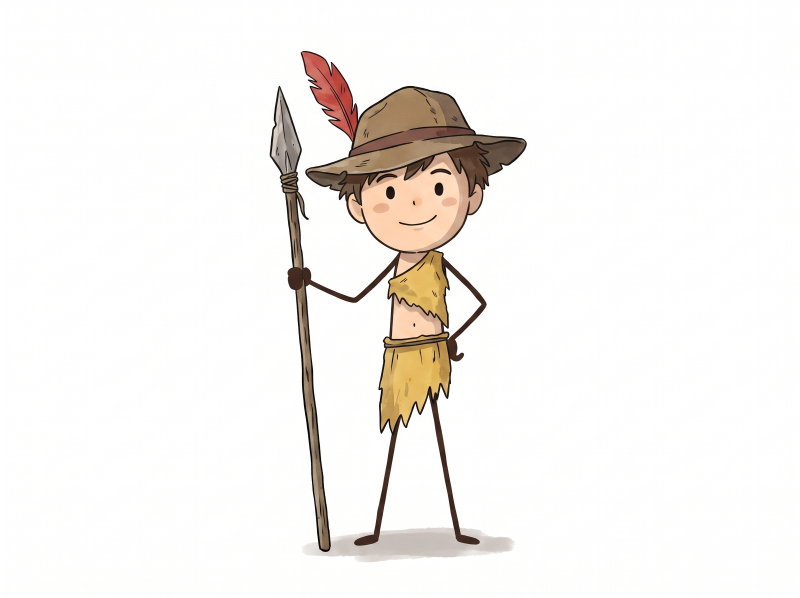
#> input picture russia/character_reference.png, 2400 x 1792 px, given in place of thumb_reference.jpg, which was not available (shown at 1/3 size); the run also reads 1 picture not shown here
$ python thumbs3.py
#> lines starting #> are read from the running program, lines starting #| are printed output that depends on the picture
### israel/video/render_text.py
import os
from functools import lru_cache
from PIL import Image, ImageDraw, ImageFont, ImageFilter
import numpy as np

HERE = os.path.dirname(os.path.abspath(__file__))
ASSETS = os.environ.get('RU_ASSETS', os.path.join(HERE, 'assets'))

@lru_cache(maxsize=64)
def font(name, size):
    return ImageFont.truetype(os.path.join(ASSETS, name + '.ttf'), int(size))

@lru_cache(maxsize=512)
def text_img(text, fname, size, fill, stroke, sw, gradient=None, shadow=True):
    """Text with outline + soft drop shadow. gradient=(top, bottom) colours overrides fill."""
    f = font(fname, size)
    pad = sw + 12
    l, t, r, b = f.getbbox(text, stroke_width=sw)
    w, h = r - l + 2 * pad, b - t + 2 * pad
    im = Image.new('RGBA', (w, h), (0, 0, 0, 0))
    d = ImageDraw.Draw(im)
    xy = (pad - l, pad - t)
    if gradient:
        d.text(xy, text, font=f, fill=stroke, stroke_width=sw, stroke_fill=stroke)
        m = Image.new('L', (w, h), 0); ImageDraw.Draw(m).text(xy, text, font=f, fill=255)
        g = np.zeros((h, w, 4), np.uint8)
        top, bot = np.array(gradient[0], float), np.array(gradient[1], float)
        y0, y1 = pad, h - pad
        k = np.clip((np.arange(h) - y0) / max(1, y1 - y0), 0, 1)[:, None]
        g[..., :3] = (top * (1 - k) + bot * k)[:, None, :].repeat(w, 1).astype(np.uint8).transpose(0, 1, 2)
        g[..., 3] = 255
        im.paste(Image.fromarray(g, 'RGBA'), (0, 0), m)
    else:
        d.text(xy, text, font=f, fill=fill, stroke_width=sw, stroke_fill=stroke)
    if shadow:
        sh = Image.new('RGBA', (w + 8, h + 10), (0, 0, 0, 0))
        a = im.getchannel('A').point(lambda v: v * 0.55)
        sh.paste((0, 0, 0, 255), (4, 8), a)
        sh = sh.filter(ImageFilter.GaussianBlur(4))
        sh.alpha_composite(im, (0, 0))
        im = sh
    return im

### russia/video/icons.py
"""Small cartoon icons drawn in code (no emoji, no clip-art), in the reference video's flat style.
Every function returns an RGBA PIL image roughly `s` pixels tall."""
import math
from functools import lru_cache
from PIL import Image, ImageDraw, ImageFilter

SS = 3   # supersampling
INK = (40, 28, 22, 255)
WHITE = (255, 255, 255, 255)
RED = (214, 52, 40, 255)
GOLD = (246, 196, 52, 255)
SKIN = (246, 211, 178, 255)

def _canvas(w, h):
    im = Image.new('RGBA', (w * SS, h * SS), (0, 0, 0, 0))
    return im, ImageDraw.Draw(im)

def _done(im, w, h):
    return im.resize((w, h), Image.LANCZOS)

def _P(pts, k):
    return [(x * k, y * k) for x, y in pts]

# [26 lines left out: functions castle, flag, not called in this run]

FLAGS = {
    'fr': (((0, 85, 164, 255), WHITE, (239, 65, 53, 255)), True),
    'ru': ((WHITE, (0, 57, 166, 255), (213, 43, 30, 255)), False),
    'pl': ((WHITE, (220, 20, 60, 255)), False),
    'at': (((200, 16, 46, 255), WHITE, (200, 16, 46, 255)), False),
    'it': (((0, 146, 70, 255), WHITE, (206, 43, 55, 255)), True),
    'de': (((20, 20, 20, 255), (221, 0, 0, 255), (255, 206, 0, 255)), False),
    'prussia': (((20, 20, 20, 255), WHITE), False),
    'se': (((0, 106, 167, 255), (254, 204, 0, 255), (0, 106, 167, 255)), False),
    'su': (((204, 0, 0, 255),), False),
}

def badge(s, who):
    """Round portrait badge (white ring) with a simple cartoon bust."""
    im, d = _canvas(s, s); k = SS * s / 100.0
    bgc = {'napoleon': (52, 84, 160, 255), 'tsar': (150, 40, 45, 255), 'kutuzov': (40, 105, 70, 255),
           'hitler': (90, 90, 90, 255), 'stalin': (150, 40, 45, 255), 'charles': (40, 90, 150, 255)}.get(who, (80, 80, 80, 255))
    d.ellipse(_P([(2, 2), (98, 98)], k), fill=WHITE)
    d.ellipse(_P([(8, 8), (92, 92)], k), fill=bgc)
    mask = Image.new('L', im.size, 0); ImageDraw.Draw(mask).ellipse(_P([(8, 8), (92, 92)], k), fill=255)
    bust = Image.new('RGBA', im.size, (0, 0, 0, 0)); b = ImageDraw.Draw(bust)
    coat = {'napoleon': (30, 45, 100, 255), 'tsar': (30, 70, 40, 255), 'kutuzov': (30, 70, 40, 255),
            'hitler': (110, 100, 70, 255), 'stalin': (180, 170, 130, 255), 'charles': (30, 50, 110, 255)}.get(who, INK)
    b.ellipse(_P([(18, 70), (82, 120)], k), fill=coat, outline=INK, width=int(3 * k))          # shoulders
    if who in ('napoleon', 'tsar', 'kutuzov'):
        b.polygon(_P([(42, 72), (50, 84), (58, 72)], k), fill=WHITE)                       # collar
        b.rectangle(_P([(20, 76), (30, 80)], k), fill=GOLD); b.rectangle(_P([(70, 76), (80, 80)], k), fill=GOLD)
    b.ellipse(_P([(33, 30), (67, 70)], k), fill=SKIN, outline=INK, width=int(3 * k))          # head
    hair = {'napoleon': (70, 45, 30, 255), 'kutuzov': (235, 235, 235, 255), 'tsar': (160, 120, 70, 255),
            'hitler': (40, 30, 25, 255), 'stalin': (40, 30, 25, 255), 'charles': (130, 90, 50, 255)}.get(who, INK)
    if who == 'napoleon':
        b.pieslice(_P([(14, 6), (86, 52)], k), 180, 360, fill=(25, 25, 30, 255), outline=INK, width=int(3 * k))  # bicorne
        b.ellipse(_P([(46, 22), (56, 32)], k), fill=(220, 40, 40, 255), outline=WHITE, width=int(2 * k))
        b.polygon(_P([(38, 36), (50, 34), (44, 46)], k), fill=hair)                          # forelock
    elif who == 'tsar':
        b.pieslice(_P([(32, 22), (68, 48)], k), 180, 360, fill=hair)
        b.polygon(_P([(36, 28), (36, 14), (43, 22), (50, 10), (57, 22), (64, 14), (64, 28)], k), fill=GOLD, outline=INK, width=int(2 * k))
    elif who == 'kutuzov':
        b.pieslice(_P([(31, 24), (69, 52)], k), 180, 360, fill=hair)
        b.ellipse(_P([(52, 44), (60, 52)], k), fill=INK); b.line(_P([(40, 38), (66, 50)], k), fill=INK, width=int(2 * k))
    elif who == 'hitler':
        b.pieslice(_P([(31, 24), (69, 50)], k), 180, 330, fill=hair)
        b.rectangle(_P([(46, 58), (54, 61)], k), fill=hair)
    elif who == 'stalin':
        b.pieslice(_P([(31, 22), (69, 50)], k), 180, 360, fill=hair)
        b.ellipse(_P([(40, 54), (60, 61)], k), fill=hair)
    elif who == 'charles':
        b.pieslice(_P([(28, 22), (72, 64)], k), 180, 360, fill=hair)
    if who != 'kutuzov':
        b.ellipse(_P([(41, 46), (45, 50)], k), fill=INK)
    b.ellipse(_P([(55, 46), (59, 50)], k), fill=INK) if who != 'kutuzov' else None
    b.arc(_P([(43, 52), (57, 62)], k), 20, 160, fill=INK, width=int(2 * k))
    from PIL import ImageChops
    bust.putalpha(ImageChops.multiply(bust.getchannel('A'), mask))
    im.alpha_composite(bust)
    d.ellipse(_P([(6, 6), (94, 94)], k), outline=WHITE, width=int(4 * k))
    return _done(im, s, s)

# [8 lines left out: function flame, not called in this run]

def xmark(s):
    im, d = _canvas(s, s); k = SS * s / 100.0
    for a, b in (((14, 14), (86, 86)), ((86, 14), (14, 86))):
        d.line(_P([a, b], k), fill=WHITE, width=int(30 * k))
    for a, b in (((18, 18), (82, 82)), ((82, 18), (18, 82))):
        d.line(_P([a, b], k), fill=RED, width=int(20 * k))
    return _done(im, s, s)

# [154 lines left out: functions crown, soldier, army, snowflake, sun, germ and 11 more, not called in this run]

def question(s):
    from render_text import text_img
    return text_img('?', 'luckiest', s, (255, 214, 64), (70, 40, 10), max(3, s // 14))

@lru_cache(maxsize=256)
def get(kind, s):
    s = int(s)
    if kind.startswith('flag-'):
        st, v = FLAGS[kind[5:]]
        return flag(s, st, v)
    if kind.startswith('badge-'): return badge(s, kind[6:])
    if kind.startswith('army-'):
        coat = {'fr': (40, 70, 170, 255), 'ru': (40, 110, 60, 255), 'de': (110, 110, 100, 255), 'su': (120, 110, 60, 255),
                'se': (40, 90, 170, 255)}[kind[5:]]
        return army(s, coat)
    fn = {'castle': castle, 'xmark': xmark, 'crown': crown, 'snow': snowflake, 'sun': sun, 'germ': germ, 'bowl': bowl,
          'horseshoe': horseshoe, 'skull': skull, 'house': house, 'wheat': wheat, 'bridge': bridge, 'burst': burst,
          'cannon': cannon, 'hourglass': hourglass, 'envelope': envelope, 'key': key, 'question': question,
          'flame': flame}[kind]
    return fn(s)

### ottoman/video/guide.py
"""Motion rig for the user's character. The drawing is never redrawn or reshaped: the cut-out is split
into two untouched layers (the spear, and everything else) so the spear can tilt around the grip, and the
whole figure can sway, hop, lean and bounce in time with the voice."""
import math, os
from functools import lru_cache
import numpy as np
from PIL import Image, ImageDraw, ImageChops, ImageFilter

HERE = os.path.dirname(os.path.abspath(__file__))
ASSETS = os.environ.get('RU_ASSETS', os.path.join(HERE, 'assets'))
HAND = (92, 690)       # grip, in guide.png pixels
FEET = (300, 1500)     # sway pivot

def spear_line_x(y):
    return 56 + (y - 110) * 0.082

# [24 lines left out: functions spear_mask, refine, not called in this run]

@lru_cache(maxsize=4)
def layers(h):
    g = Image.open(os.path.join(ASSETS, 'guide.png')).convert('RGBA')
    a = g.getchannel('A')
    global SHADOW
    c = np.asarray(g.convert('RGB')).astype(int)
    SHADOW = (c.min(axis=2) > 150) & (c.max(axis=2) - c.min(axis=2) < 30)
    m = refine(spear_mask(g.size), a)
    spear = g.copy(); spear.putalpha(ImageChops.multiply(a, m))
    body = g.copy(); body.putalpha(ImageChops.multiply(a, ImageChops.invert(m)))
    k = h / g.height
    sz = (int(g.width * k), h)
    return spear.resize(sz, Image.LANCZOS), body.resize(sz, Image.LANCZOS), k

PAD = 0.45   # canvas padding (fraction of height) so rotated parts never clip

@lru_cache(maxsize=160)
def pose(h, spear_deg=0.0, lean_deg=0.0):
    """Compose the figure with the spear tilted `spear_deg` (positive = tip toward the left/map) and the whole
    figure leaning `lean_deg` around the feet. Returns (image, feet_xy_in_image)."""
    spear, body, k = layers(h)
    p = int(PAD * h)
    W, H = body.width + 2 * p, body.height + p
    can = Image.new('RGBA', (W, H), (0, 0, 0, 0))
    hx, hy = HAND[0] * k + p, HAND[1] * k + p * 0.5
    sl = Image.new('RGBA', (W, H), (0, 0, 0, 0)); sl.alpha_composite(spear, (p, int(p * 0.5)))
    if abs(spear_deg) > 0.05:
        sl = sl.rotate(spear_deg, resample=Image.BICUBIC, center=(hx, hy))
    can.alpha_composite(sl)
    can.alpha_composite(body, (p, int(p * 0.5)))
    fx, fy = FEET[0] * k + p, FEET[1] * k + p * 0.5
    if abs(lean_deg) > 0.05:
        can = can.rotate(lean_deg, resample=Image.BICUBIC, center=(fx, fy))
    return can, (fx, fy)

### russia/video/thumbs3.py
"""Five versions of the user's reference thumbnail, each with one addition from the video."""
import os, sys
sys.path.insert(0, os.path.dirname(os.path.abspath(__file__)))
import icons, guide
from render_text import text_img
from PIL import Image, ImageFilter
HERE = os.path.dirname(os.path.abspath(__file__))
OUT = os.path.join(HERE, '..', 'thumbnails')
YEL = ((255, 232, 92), (250, 168, 28)); STROKE = (40, 18, 4)

def base():
    im = Image.open(os.path.join(HERE, 'assets', 'thumb_reference.jpg')).convert('RGB')
#> im is the input picture: PIL image 2400x1792 RGB; mean R, G, B 245.2, 242.3, 239.6
    w = int(im.height * 16 / 9)                       # 16:9, keep the left (the figure) and most of the map
#> w = 3185
    im = im.crop((0, 0, w, im.height)).resize((1280, 720), Image.LANCZOS)
#> im: PIL image 1280x720 RGB
    return im.convert('RGBA')

def text(im, s, cx, cy, size, color=YEL, maxw=None):
    t = text_img(s, 'luckiest', size, None if color == YEL else color, STROKE, max(6, size // 13),
                 gradient=YEL if color == YEL else None)
#> in text_img, `im = Image.new('RGBA', (w, h), (0, 0, 0, 0))`: im: PIL image 480x125 RGBA; every value is 0
#> in text_img, `sh = Image.new('RGBA', (w + 8, h + 10), (0, 0, 0, 0))`: sh: PIL image 488x135 RGBA; every value is 0
    if maxw and t.width > maxw: t = t.resize((maxw, int(t.height * maxw / t.width)), Image.LANCZOS)
    im.alpha_composite(t, (int(cx - t.width / 2), int(cy - t.height / 2)))
#> im: PIL image 1280x720 RGBA
#> in text_img (call 2), `im = Image.new('RGBA', (w, h), (0, 0, 0, 0))`: im: PIL image 663x177 RGBA; every value is 0
#> in text_img (call 2), `m = Image.new('L', (w, h), 0)`: m: PIL image 663x177 L; every value is 0
#> in text_img (call 2), `sh = Image.new('RGBA', (w + 8, h + 10), (0, 0, 0, 0))`: sh: PIL image 671x187 RGBA; every value is 0

def paste(im, sprite, cx, cy):
    im.alpha_composite(sprite, (int(cx - sprite.width / 2), int(cy - sprite.height / 2)))

def save(im, name):
#> called with name = 'refmod_1_not_the_winter.jpg'
    im.convert('RGB').save(os.path.join(OUT, name), quality=95); print('wrote', name)
#| wrote refmod_1_not_the_winter.jpg

# 1. NOT THE WINTER
im = base(); text(im, 'NOT THE', 975, 530, 96, (255, 255, 255)); text(im, 'WINTER', 975, 630, 150, maxw=580)
save(im, 'refmod_1_not_the_winter.jpg')

# 2. IMPOSSIBLE TO CONQUER
im = base(); text(im, 'IMPOSSIBLE', 975, 545, 120, maxw=590); text(im, 'TO CONQUER', 975, 652, 96, (255, 255, 255), maxw=520)
#> call 3 of text_img, with text = 'IMPOSSIBLE', fname = 'luckiest', size = 120, stroke = (40, 18, 4), sw = 9, gradient = ((255, 232, 92), (250, 168, 28)), shadow = True
#> in text_img (call 3), `im = Image.new('RGBA', (w, h), (0, 0, 0, 0))`: im: PIL image 778x151 RGBA; every value is 0
#> in text_img (call 3), `m = Image.new('L', (w, h), 0)`: m: PIL image 778x151 L; every value is 0
#> in text_img (call 3), `ImageDraw.Draw(m).text(xy, text, font=f, fill=255)`:
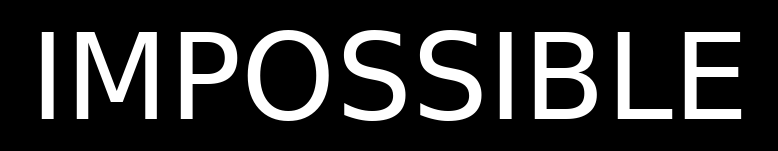
#> m: PIL image 778x151 L; min 0, max 255, mean 46.7
#> in text_img (call 3), `im.paste(Image.fromarray(g, 'RGBA'), (0, 0), m)`:
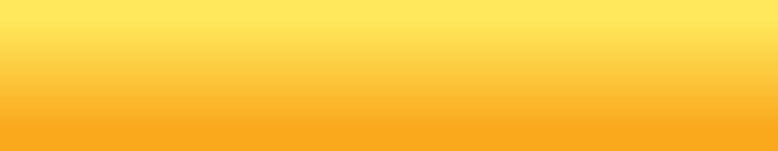
#> g: shape (151, 778, 4); mean R, G, B, A 252.2, 199.9, 59.9, 255
#> in text_img (call 3), `sh = Image.new('RGBA', (w + 8, h + 10), (0, 0, 0, 0))`: sh: PIL image 786x161 RGBA; every value is 0
#> call 4 of text, with s = 'TO CONQUER', cx = 975, cy = 652, size = 96, color = (255, 255, 255), maxw = 520
#> call 4 of text_img, with text = 'TO CONQUER', fname = 'luckiest', size = 96, fill = (255, 255, 255), stroke = (40, 18, 4), sw = 7, shadow = True
#> in text_img (call 4), `im = Image.new('RGBA', (w, h), (0, 0, 0, 0))`: im: PIL image 705x136 RGBA; every value is 0
#> in text_img (call 4), `sh = Image.new('RGBA', (w + 8, h + 10), (0, 0, 0, 0))`: sh: PIL image 713x146 RGBA; every value is 0
#> in text_img (call 4), `a = im.getchannel('A').point(lambda v: v * 0.55)`:
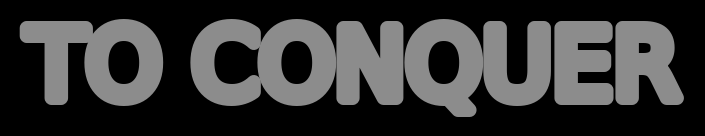
#> a: PIL image 705x136 L; min 0, max 140, mean 54.9
#> in text_img (call 4), `sh = sh.filter(ImageFilter.GaussianBlur(4))`:
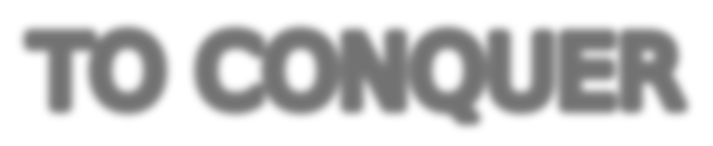
#> sh: PIL image 713x146 RGBA; mean R, G, B, A 0, 0, 0, 50.5; transparent parts drawn white
#> in text_img (call 4), `sh.alpha_composite(im, (0, 0))`:
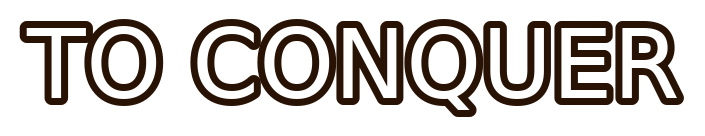
#> im: PIL image 705x136 RGBA; mean R, G, B, A 48.4, 42.7, 39.1, 99.9; transparent parts drawn white
#> in text (call 4), `if maxw and t.width > maxw: t = t.resize((maxw, int(t.height * maxw / ..`:
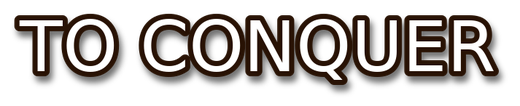
#> t: PIL image 520x106 RGBA; mean R, G, B, A 44.4, 38.9, 35.8, 103.7; transparent parts drawn white
#> in text (call 4), `im.alpha_composite(t, (int(cx - t.width / 2), int(cy - t.height / 2)))`:
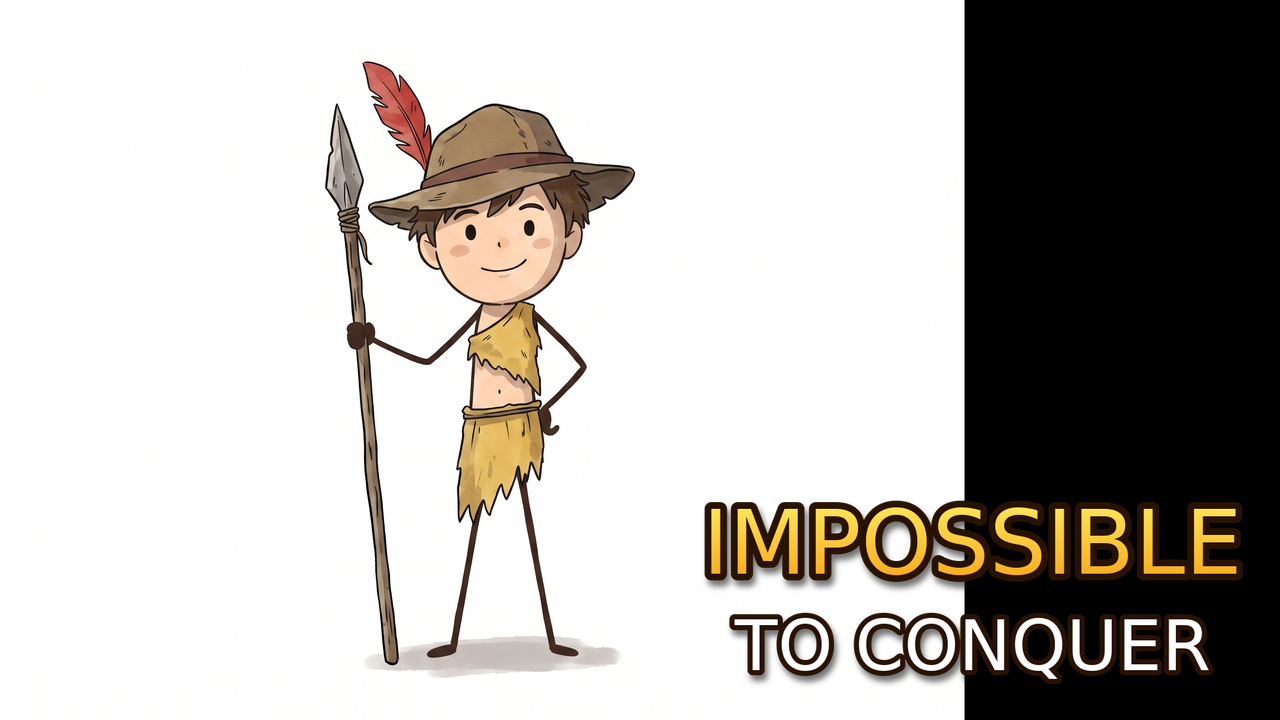
#> im: PIL image 1280x720 RGBA; mean R, G, B, A 184.2, 180.6, 176.2, 255
save(im, 'refmod_2_impossible_to_conquer.jpg')
#| wrote refmod_2_impossible_to_conquer.jpg

# 3. Napoleon and Hitler crossed out + SAME MISTAKE
im = base()
for who, cx, yr in (('badge-napoleon', 790, '1812'), ('badge-hitler', 1060, '1941')):
    paste(im, icons.get(who, 170), cx, 110); paste(im, icons.get('xmark', 120), cx + 55, 150)
    text(im, yr, cx, 215, 54, (255, 255, 255))
text(im, 'SAME MISTAKE', 975, 640, 120, maxw=590)
save(im, 'refmod_3_same_mistake.jpg')
#| wrote refmod_3_same_mistake.jpg

# 4. The guide on the map + WHY?
im = base()
g, (fx, fy) = guide.pose(390, 12, 2)
#> (the run stopped early here; a loop or call above may not have finished)
